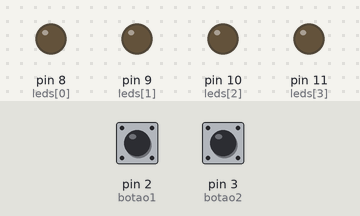
Simulated run of this sketch. Board: Arduino Uno, built with avr-gcc and run on an emulated ATmega328P. Shown: output pins drawn as LEDs (lit = HIGH). The test bench sets the inputs (shaded band); at power-on: pin 2 (botao1) HIGH, pin 3 (botao2) HIGH.

Above: at 1.2 s.
1.3 s: pin 2 (botao1) pulled LOW for 0.15 s
At 1.6 s:
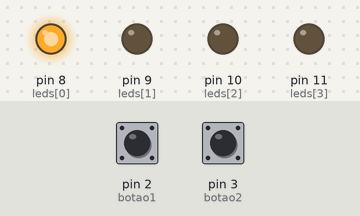
4.4 s: pin 3 (botao2) pulled LOW for 0.15 s
At 5.1 s:
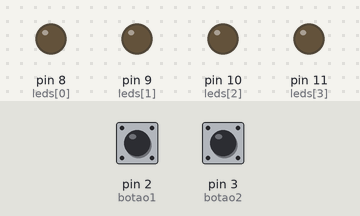
6.0 s: pin 2 (botao1) pulled LOW for 1 s
At 7.7 s:
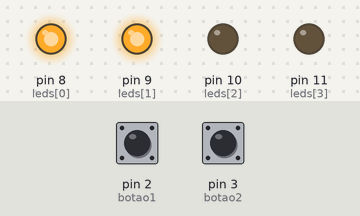
10.0 s: pin 2 (botao1) driven LOW and pin 3 (botao2) driven LOW
At 11.5 s:
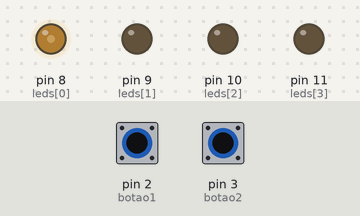
11.8 s: pin 3 (botao2) driven HIGH
At 15.4 s:
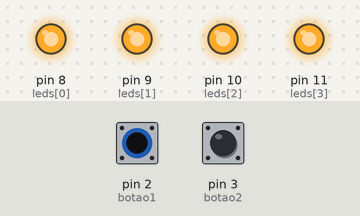
Timing chart, 0 to 16.9 s (numbered marks = the images above; inputs shaded):
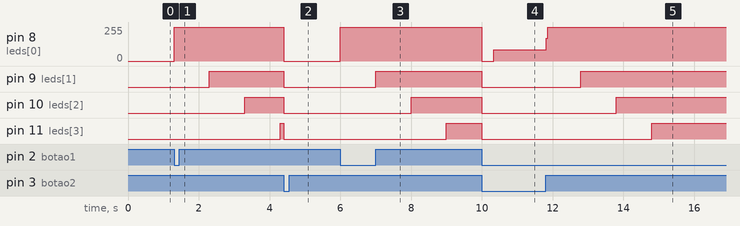

Measured:
- after the input at 1.3 s, pin 8 (leds[0]): 0/255 → 255/255 at once; pin 9 (leds[1]): LOW → HIGH after 1.0 s; pin 10 (leds[2]): LOW → HIGH after 2.0 s; pin 11 (leds[3]): LOW → HIGH after 3.0 s
- after the input at 4.4 s, pin 8 (leds[0]): 255/255 → 0/255 at once; pin 9 (leds[1]), pin 10 (leds[2]), pin 11 (leds[3]): HIGH → LOW at once
- after the input at 6.0 s, pin 8 (leds[0]): 0/255 → 255/255 at once; pin 9 (leds[1]): LOW → HIGH after 1.0 s; pin 10 (leds[2]): LOW → HIGH after 2.0 s; pin 11 (leds[3]): LOW → HIGH after 3.0 s
- after the input at 10.0 s, pin 8 (leds[0]): 255/255 → 0/255 at once, → 83/255 0.34 s later; pin 9 (leds[1]), pin 10 (leds[2]), pin 11 (leds[3]): HIGH → LOW at once
- after the input at 11.8 s, pin 8 (leds[0]): 83/255 → 255/255 at once; pin 9 (leds[1]): LOW → HIGH after 1.0 s; pin 10 (leds[2]): LOW → HIGH after 2.0 s; pin 11 (leds[3]): LOW → HIGH after 3.0 s

The sketch:

exercicio11.INO.ino
```cpp
const int botao1 = 2;
const int botao2 = 3;
const int leds[] = {8, 9, 10, 11};

bool sequenciaAtiva = false;

void setup() {
  pinMode(botao1, INPUT_PULLUP);
  pinMode(botao2, INPUT_PULLUP);
  for (int i = 0; i < 4; i++) {
    pinMode(leds[i], OUTPUT);
  }
}

void loop() {

  if (digitalRead(botao1) == LOW && !sequenciaAtiva) {
    sequenciaAtiva = true;
    for (int i = 0; i < 4; i++) {
      digitalWrite(leds[i], HIGH);

      unsigned long t = millis();
      while (millis() - t < 1000) {
        if (digitalRead(botao2) == LOW) {
          apagarTodos();
          sequenciaAtiva = false;
          return;
        }
      }
    }
  }


  if (digitalRead(botao2) == LOW) {
    apagarTodos();
    sequenciaAtiva = false;
    delay(300);
  }
}

void apagarTodos() {
  for (int i = 0; i < 4; i++) {
    digitalWrite(leds[i], LOW);
  }
}
```
